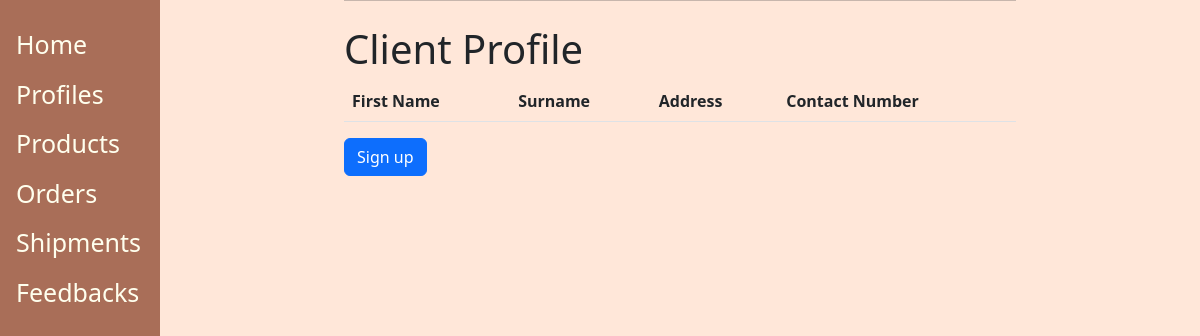
/client/, run on an earlier commit of the app's database.
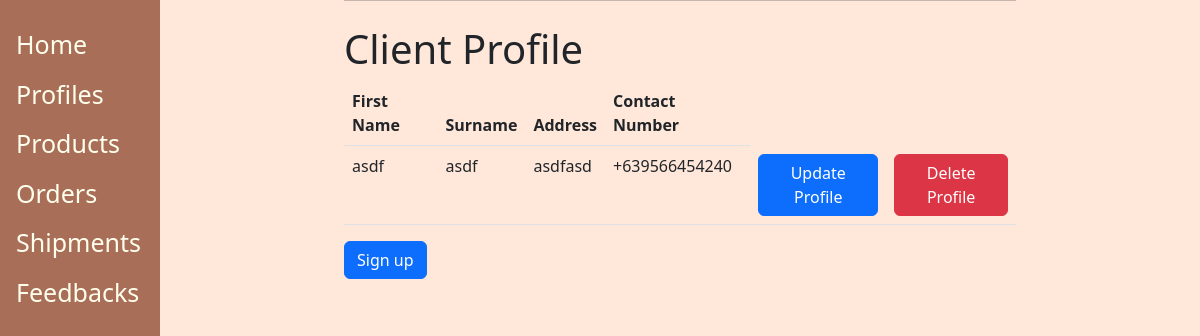
And on a later commit of the database.
### casys/models.py (models this page shows, shortened)
class Client(models.Model):
	firstname= models.CharField(max_length=200)
	surname = models.CharField(max_length=200)
	address = models.TextField()
	contact_number = PhoneNumberField(null=False,blank=False,unique=True)

### casys/views.py (the view)
# urls.py: path('client/', views.ClientView, name="client"),
def ClientView(request):
    client = Client.objects.all()
    queries = {'client': client}
    return render(request, "client.html", queries)

### casys/templates/client.html (shortened to what this page needs)
{% extends 'base.html' %}
{% load static %}
{% block content %}
<h1>Client Profile</h1>
 <table class="table">
  <thead>
    <tr>
      <th scope="col">First Name</th>
      <th scope="col">Surname</th>
      <th scope="col">Address</th>
      <th scope="col">Contact Number</th>
    </tr>
  </thead>
  <tbody>
    {% for x in client %}
    <tr>
      <td>{{x.firstname }}</td>
      <td>{{x.surname }}</td>
      <td>{{x.address }}</td>
      <td>{{x.contact_number }}</td>
      <td>
        <a href="{% url 'casys:update-client' x.id %}" class="btn btn-primary">Update Profile</a>
      </td>
      <td>
        <a href="{% url 'casys:delete-client' x.id %}" class="btn btn-danger">Delete Profile</a>
      </td>
    </tr>
    {% endfor %}
  </tbody>
</table>
<a href="{% url 'casys:create-client' %}" class="btn btn-primary">Sign up</a>
{% endblock %}

What changed in the data, as far as the page shows it:
added Client: firstname "asdf", surname "asdf", address "asdfasd", contact_number "+639566454240"
